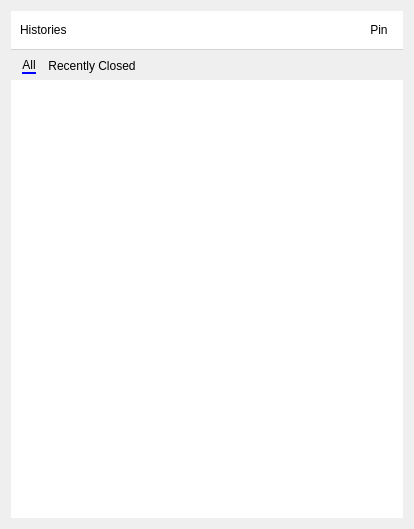
<?xml version="1.0" encoding="UTF-8"?>
<ui version="4.0">
 <class>HistoryPopup</class>
 <widget class="QWidget" name="HistoryPopup">
  <property name="geometry">
   <rect>
    <x>0</x>
    <y>0</y>
    <width>414</width>
    <height>529</height>
   </rect>
  </property>
  <property name="windowTitle">
   <string>Form</string>
  </property>
  <layout class="QVBoxLayout" name="verticalLayout_3">
   <item>
    <widget class="QStackedWidget" name="stackedWidget">
     <property name="styleSheet">
      <string notr="true"/>
     </property>
     <property name="currentIndex">
      <number>1</number>
     </property>
     <widget class="QWidget" name="pageSearch">
      <layout class="QVBoxLayout" name="verticalLayout_2">
       <property name="spacing">
        <number>0</number>
       </property>
       <property name="leftMargin">
        <number>0</number>
       </property>
       <property name="topMargin">
        <number>0</number>
       </property>
       <property name="rightMargin">
        <number>0</number>
       </property>
       <property name="bottomMargin">
        <number>0</number>
       </property>
       <item>
        <widget class="QFrame" name="frameSearchTop">
         <property name="styleSheet">
          <string notr="true">.QFrame{
border:none;
border-bottom:1px solid #D2D2D2;
}</string>
         </property>
         <property name="frameShape">
          <enum>QFrame::StyledPanel</enum>
         </property>
         <property name="frameShadow">
          <enum>QFrame::Raised</enum>
         </property>
         <layout class="QHBoxLayout" name="horizontalLayout_3">
          <item>
           <widget class="QToolButton" name="buttonSearchBack">
            <property name="text">
             <string>&lt;</string>
            </property>
           </widget>
          </item>
          <item>
           <widget class="QLineEdit" name="lineEditSearch">
            <property name="clearButtonEnabled">
             <bool>true</bool>
            </property>
           </widget>
          </item>
         </layout>
        </widget>
       </item>
       <item>
        <widget class="QListWidget" name="listWidgetSearch">
         <property name="frameShape">
          <enum>QFrame::NoFrame</enum>
         </property>
         <property name="frameShadow">
          <enum>QFrame::Plain</enum>
         </property>
        </widget>
       </item>
      </layout>
     </widget>
     <widget class="QWidget" name="pageGeneral">
      <layout class="QVBoxLayout" name="verticalLayout">
       <property name="spacing">
        <number>2</number>
       </property>
       <property name="leftMargin">
        <number>0</number>
       </property>
       <property name="topMargin">
        <number>0</number>
       </property>
       <property name="rightMargin">
        <number>0</number>
       </property>
       <property name="bottomMargin">
        <number>0</number>
       </property>
       <item>
        <widget class="QFrame" name="frameGeneralTop">
         <property name="styleSheet">
          <string notr="true">.QFrame{
border:none;
border-bottom:1px solid #D2D2D2;
background-color:white;
}

QToolButton{
border:none;
}
QToolButton:hover{
border-radius:15px;
background-color:rgba(192,192,192,80%);
}
QToolButton::menu-indicator{
    image:none;
}</string>
         </property>
         <property name="frameShape">
          <enum>QFrame::StyledPanel</enum>
         </property>
         <property name="frameShadow">
          <enum>QFrame::Raised</enum>
         </property>
         <layout class="QHBoxLayout" name="horizontalLayout">
          <property name="topMargin">
           <number>4</number>
          </property>
          <property name="bottomMargin">
           <number>4</number>
          </property>
          <item>
           <widget class="QLabel" name="label">
            <property name="styleSheet">
             <string notr="true">font: 75 12pt &quot;微软雅黑&quot;;</string>
            </property>
            <property name="text">
             <string>Histories</string>
            </property>
           </widget>
          </item>
          <item>
           <spacer name="horizontalSpacer">
            <property name="orientation">
             <enum>Qt::Horizontal</enum>
            </property>
            <property name="sizeHint" stdset="0">
             <size>
              <width>186</width>
              <height>20</height>
             </size>
            </property>
           </spacer>
          </item>
          <item>
           <widget class="QToolButton" name="buttonSearch">
            <property name="minimumSize">
             <size>
              <width>30</width>
              <height>30</height>
             </size>
            </property>
            <property name="text">
             <string/>
            </property>
            <property name="icon">
             <iconset resource="../resource.qrc">
              <normaloff>:/icons/resources/imgs/search_64px.png</normaloff>:/icons/resources/imgs/search_64px.png</iconset>
            </property>
            <property name="iconSize">
             <size>
              <width>24</width>
              <height>24</height>
             </size>
            </property>
           </widget>
          </item>
          <item>
           <widget class="QToolButton" name="buttonMore">
            <property name="minimumSize">
             <size>
              <width>30</width>
              <height>30</height>
             </size>
            </property>
            <property name="text">
             <string/>
            </property>
            <property name="icon">
             <iconset resource="../resource.qrc">
              <normaloff>:/icons/resources/imgs/more_horizontal_64px.png</normaloff>:/icons/resources/imgs/more_horizontal_64px.png</iconset>
            </property>
            <property name="iconSize">
             <size>
              <width>24</width>
              <height>24</height>
             </size>
            </property>
           </widget>
          </item>
          <item>
           <widget class="QToolButton" name="buttonPinOrClose">
            <property name="minimumSize">
             <size>
              <width>30</width>
              <height>30</height>
             </size>
            </property>
            <property name="text">
             <string>Pin</string>
            </property>
            <property name="iconSize">
             <size>
              <width>24</width>
              <height>24</height>
             </size>
            </property>
           </widget>
          </item>
         </layout>
        </widget>
       </item>
       <item>
        <widget class="QTabWidget" name="tabWidget">
         <property name="styleSheet">
          <string notr="true">QTabWidget::pane {
     border: none;
 }
QTabWidget::tab-bar {
     left: 5px; 
 }
QTabBar::tab:selected {
margin:6px;
     border-bottom:2px solid blue;
color:black;
 }
QTabBar::tab:!selected {
margin:6px;
    border:none;
 }</string>
         </property>
         <property name="currentIndex">
          <number>0</number>
         </property>
         <widget class="QWidget" name="tabAll">
          <attribute name="title">
           <string>All</string>
          </attribute>
          <layout class="QHBoxLayout" name="horizontalLayout_4">
           <property name="spacing">
            <number>0</number>
           </property>
           <property name="leftMargin">
            <number>0</number>
           </property>
           <property name="topMargin">
            <number>0</number>
           </property>
           <property name="rightMargin">
            <number>0</number>
           </property>
           <property name="bottomMargin">
            <number>0</number>
           </property>
           <item>
            <widget class="QListWidget" name="listWidget">
             <property name="frameShape">
              <enum>QFrame::NoFrame</enum>
             </property>
             <property name="frameShadow">
              <enum>QFrame::Plain</enum>
             </property>
             <property name="horizontalScrollBarPolicy">
              <enum>Qt::ScrollBarAlwaysOff</enum>
             </property>
             <property name="spacing">
              <number>6</number>
             </property>
            </widget>
           </item>
          </layout>
         </widget>
         <widget class="QWidget" name="tabRecentlyClosed">
          <attribute name="title">
           <string>Recently Closed</string>
          </attribute>
          <layout class="QHBoxLayout" name="horizontalLayout_5">
           <property name="spacing">
            <number>0</number>
           </property>
           <property name="leftMargin">
            <number>0</number>
           </property>
           <property name="topMargin">
            <number>0</number>
           </property>
           <property name="rightMargin">
            <number>0</number>
           </property>
           <property name="bottomMargin">
            <number>0</number>
           </property>
           <item>
            <widget class="QTreeView" name="treeView">
             <property name="frameShape">
              <enum>QFrame::NoFrame</enum>
             </property>
             <property name="frameShadow">
              <enum>QFrame::Plain</enum>
             </property>
            </widget>
           </item>
          </layout>
         </widget>
        </widget>
       </item>
      </layout>
     </widget>
    </widget>
   </item>
  </layout>
 </widget>
 <resources>
  <include location="../resource.qrc"/>
 </resources>
 <connections/>
</ui>
